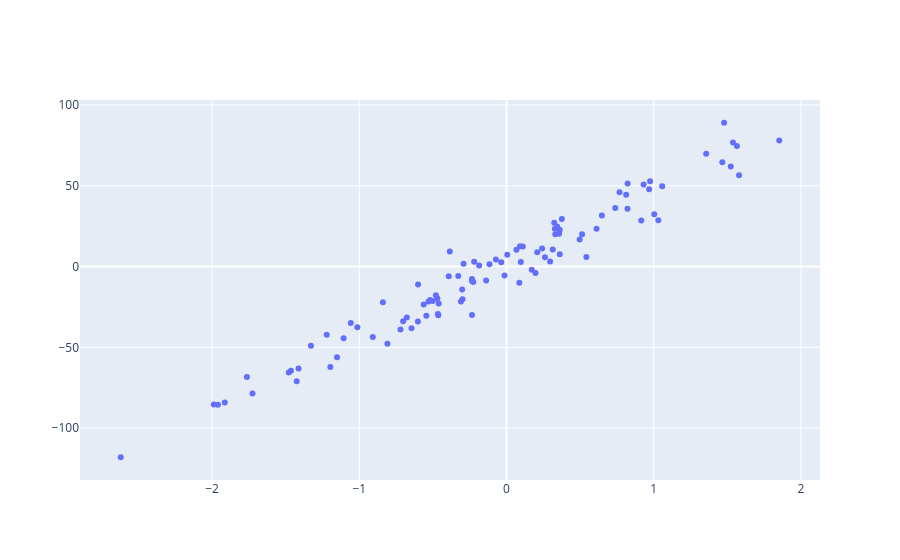

This figure's notebook cell:
### Code cell
fig  = go.Figure()

fig.add_trace(go.Scatter(x=x[:,0], y=y, mode="markers", name="Data Points"))
